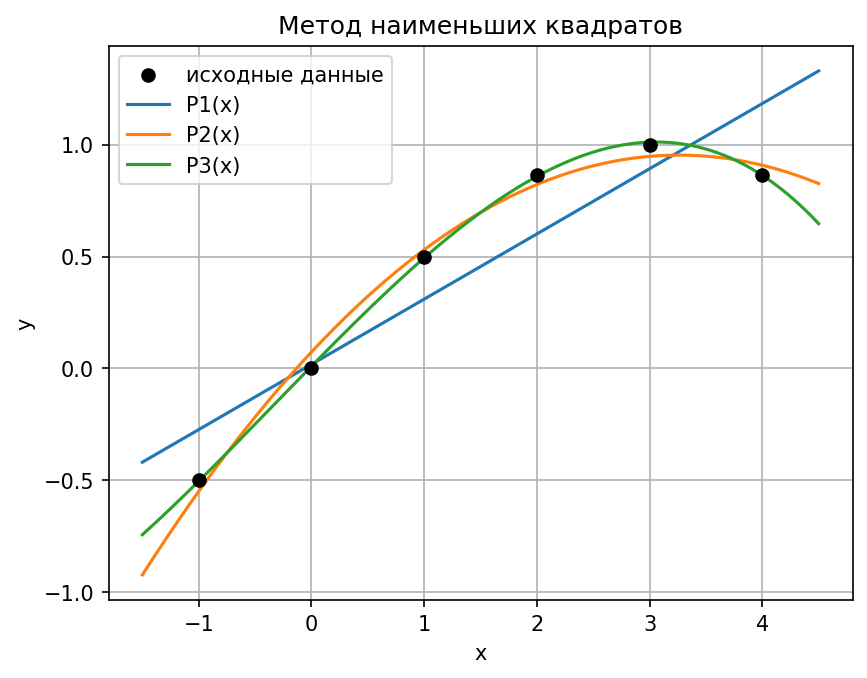

Generate this figure with Python:
from pathlib import Path

import matplotlib.pyplot as plt
import numpy as np

from lab3_3 import least_squares, polynomial, read_data


x, y = read_data(Path(__file__).with_name("input.txt"))
grid = np.linspace(min(x) - 0.5, max(x) + 0.5, 500)

plt.scatter(x, y, color="black", zorder=3, label="исходные данные")
for degree in range(1, 4):
    coefficients = least_squares(x, y, degree)
    plt.plot(grid, [polynomial(coefficients, value) for value in grid], label=f"P{degree}(x)")

plt.xlabel("x")
plt.ylabel("y")
plt.title("Метод наименьших квадратов")
plt.grid()
plt.legend()

path = Path(__file__).with_name("graph.png")
plt.savefig(path, dpi=150, bbox_inches="tight")
print("График сохранен:", path)
plt.show()
